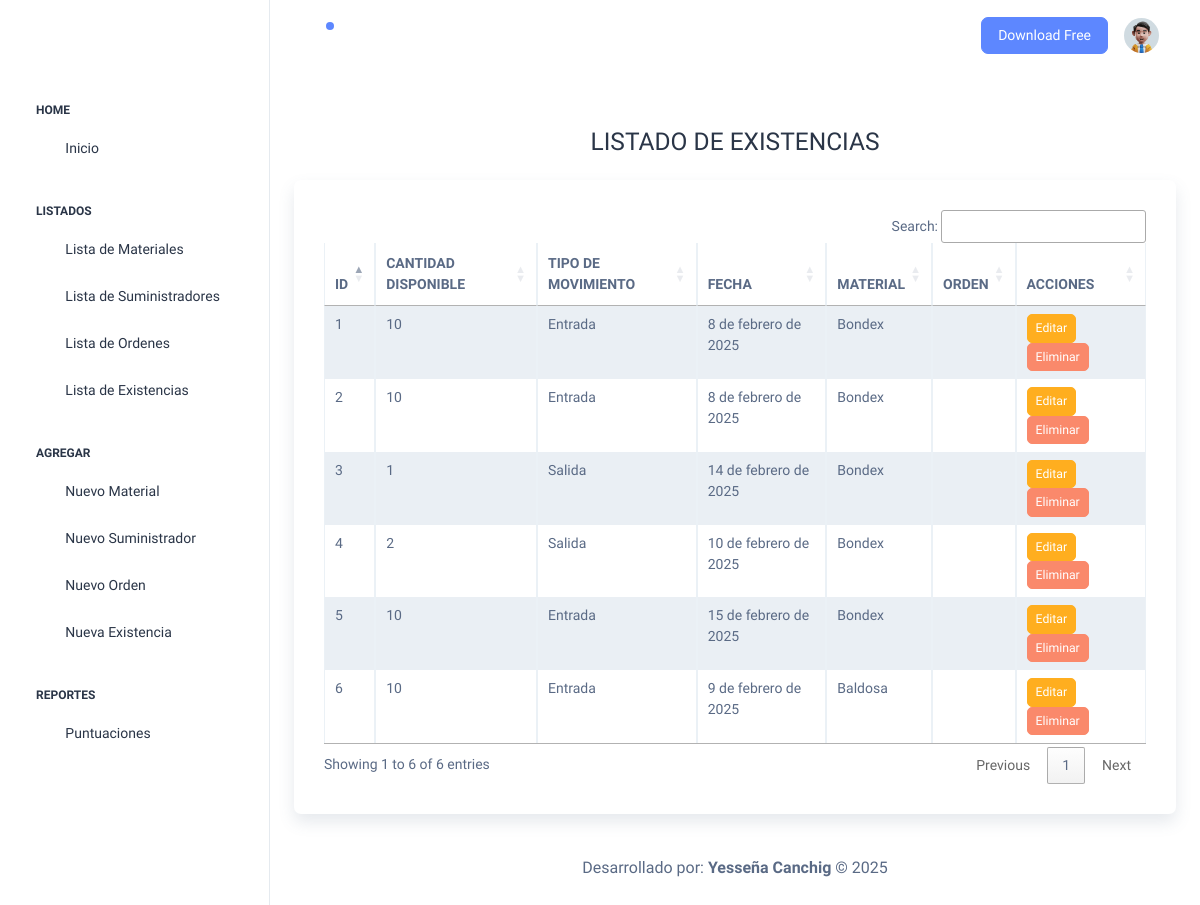
The page /listadoExistencia/ on the database as committed earlier.
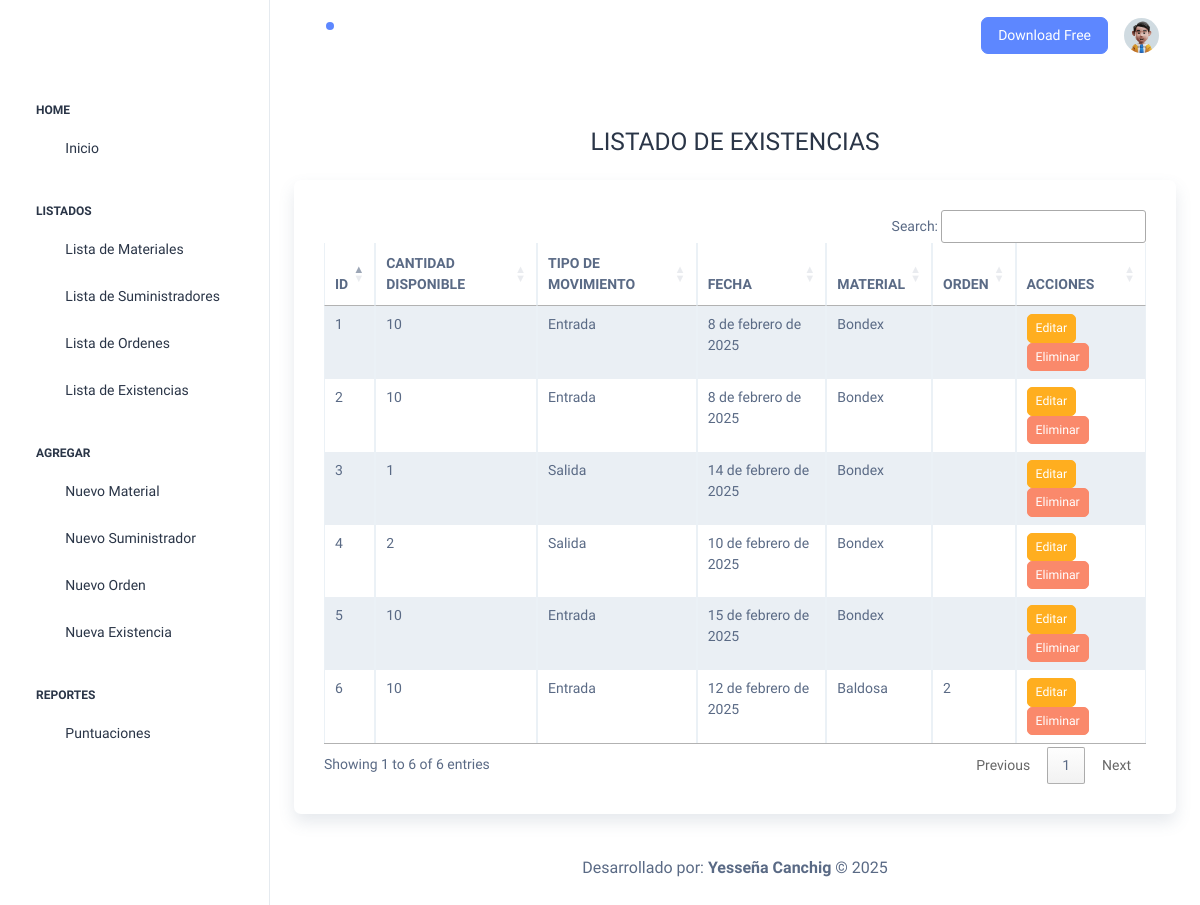
The same page on the database as committed later.
### Aplicaciones/Materiales/models.py (models this page shows)
class Existencias (models.Model):
    TIPOS_MOVIMIENTO = [
        ('Entrada', 'Entrada'),
        ('Salida', 'Salida'),
    ]
    id_exis = models.AutoField(primary_key=True)
    cant_disp = models.PositiveIntegerField()
    tipo_mov = models.CharField(max_length=20, choices=TIPOS_MOVIMIENTO, default='Entrada')
    fech_exis = models.DateField()
    material = models.ForeignKey(Materiales, on_delete=models.CASCADE,related_name='existencias', null=True, blank=True )
    orden = models.ForeignKey(Ordenes, on_delete=models.CASCADE,related_name='ordenes', null=True, blank=True )

class Materiales (models.Model):
    id_mat= models.AutoField(primary_key=True)
    nom_mat = models.CharField(max_length=100)
    tipo_mat = models.CharField(max_length=50)
    unidad_medida = models.CharField(max_length=20)
    foto_mat = models.FileField(upload_to='materiales', null=True, blank=True )
    prec_unidad = models.DecimalField(max_digits=10, decimal_places=2)
    descripcion = models.TextField()
    stock = models.PositiveIntegerField(default=0)

class Ordenes (models.Model):
    ESTADOS = [
        ('Pendiente', 'Pendiente'),
        ('Aprobada', 'Aprobada'),
        ('Recibida', 'Recibida'),
    ]
    id_ord = models.AutoField(primary_key=True)
    fecha_ord = models.DateField()
    estado = models.CharField(max_length=20, choices=ESTADOS, default='Pendiente')
    total = models.DecimalField(max_digits=10, decimal_places=2)
    suministrador = models.ForeignKey(Suministradores, on_delete=models.CASCADE,related_name='proveedores', null=True, blank=True )

### Aplicaciones/Materiales/views.py (the view)
# urls.py: path('listadoExistencia/',views.listadoExistencia, name='listadoExistencia'),
def listadoExistencia(request):
    existencia = Existencias.objects.all()
    return render(request, 'listadoExistencia.html', {'existencia': existencia})

### Aplicaciones/Materiales/templates/listadoExistencia.html (shortened to what this page needs)
{% extends "./plantilla.html" %}
{% block contenido %}
<br>
<br>
<h3 class="text-center mb-4">LISTADO DE EXISTENCIAS</h3>
<div class="card shadow">
    <div class="card-body">
        <table class="table table-bordered table-striped table-hover" id="tbl_existencias">
            <thead>
                <tr>
                    <th>ID</th>
                    <th>CANTIDAD DISPONIBLE</th>
                    <th>TIPO DE MOVIMIENTO</th>
                    <th>FECHA</th>
                    <th>MATERIAL</th>
                    <th>ORDEN</th>
                    <th>ACCIONES</th>
                </tr>
            </thead>
            <tbody>
                {% for exis in existencia %}
                <tr>
                    <td>{{ exis.id_exis }}</td>
                    <td>{{ exis.cant_disp }}</td>
                    <td>{{ exis.tipo_mov }}</td>
                    <td>{{ exis.fech_exis }}</td>
                    <td>{{ exis.material.nom_mat }}</td>
                    <td>{{ exis.orden.id_ord }}</td>
                    <td>
                        <a href="/editarExistencia/{{ exis.id_exis }}" class="btn btn-warning btn-sm me-2">Editar</a>
                        <a onclick="return confirm('¿Está seguro de eliminar esta existencia permanentemente?')" href="/eliminarExistencia/{{ exis.id_exis }}"
                        class="btn btn-danger btn-sm">Eliminar</a>
                    </td>
                </tr>
                {% endfor %}
            </tbody>
        </table>
    </div>
</div>
{% endblock %}

### Aplicaciones/Materiales/templates/plantilla.html (shortened to what this page needs)
{% load static %}
<!doctype html>
<html lang="en">
<head>
  <link rel="stylesheet" href="{% static 'src/assets/css/styles.min.css' %}" />
  <link rel="stylesheet" href="https://cdn.datatables.net/1.13.6/css/jquery.dataTables.min.css">
  <link rel="stylesheet" href="https://cdnjs.cloudflare.com/ajax/libs/bootstrap-fileinput/5.5.4/css/fileinput.min.css" />
  <link rel="stylesheet" type="text/css" href="https://cdn.datatables.net/buttons/2.4.1/css/buttons.dataTables.min.css">
  <link rel="stylesheet" href="https://cdnjs.cloudflare.com/ajax/libs/izitoast/1.4.0/css/iziToast.min.css" />
</head>
<body>
  <div class="page-wrapper" id="main-wrapper" data-layout="vertical" data-navbarbg="skin6" data-sidebartype="full"
    data-sidebar-position="fixed" data-header-position="fixed">
    <aside class="left-sidebar">
      <div>
        <div class="brand-logo d-flex align-items-center justify-content-between">
        </div>
        <nav class="sidebar-nav scroll-sidebar" data-simplebar="">
          <ul id="sidebarnav">
            <li class="nav-small-cap">
              <span class="hide-menu">Home</span>
            </li>
            <li class="sidebar-item">
              <a class="sidebar-link" href="/inicio.html/" aria-expanded="false">
                <span>
                  <i class="ti ti-layout-dashboard"></i>
                </span>
                <span class="hide-menu">Inicio</span>
              </a>
            </li>
            <li class="nav-small-cap">
              <span class="hide-menu">LISTADOS</span>
            </li>
            <li class="sidebar-item">
              <a class="sidebar-link" href="/listadoMaterial/" aria-expanded="false">
                <span>
                  <i class="ti ti-article"></i>
                </span>
                <span class="hide-menu">Lista de Materiales</span>
              </a>
            </li>
            <li class="sidebar-item">
                <a class="sidebar-link" href="/listadoSuministrador/" aria-expanded="false">
                  <span>
                    <i class="ti ti-article"></i>
                  </span>
                  <span class="hide-menu">Lista de Suministradores</span>
                </a>
            </li>
            <li class="sidebar-item">
              <a class="sidebar-link" href="/listadoOrden/" aria-expanded="false">
                <span>
                  <i class="ti ti-article"></i>
                </span>
                <span class="hide-menu">Lista de Ordenes</span>
              </a>
            </li>
            <li class="sidebar-item">
              <a class="sidebar-link" href="/listadoExistencia/" aria-expanded="false">
                <span>
                  <i class="ti ti-article"></i>
                </span>
                <span class="hide-menu">Lista de Existencias</span>
              </a>
            </li>
            <li class="nav-small-cap">
                <span class="hide-menu">AGREGAR</span>
              </li>
            <li class="sidebar-item">
              <a class="sidebar-link" href="/nuevoMaterial/" aria-expanded="false">
                <span>
                  <i class="ti ti-alert-circle"></i>
                </span>
                <span class="hide-menu">Nuevo Material</span>
              </a>
            </li>
            <li class="sidebar-item">
                <a class="sidebar-link" href="/nuevoSuministrador/" aria-expanded="false">
                  <span>
                    <i class="ti ti-alert-circle"></i>
                  </span>
                  <span class="hide-menu">Nuevo Suministrador</span>
                </a>
            </li>
            <li class="sidebar-item">
              <a class="sidebar-link" href="/nuevoOrden/" aria-expanded="false">
                <span>
                  <i class="ti ti-alert-circle"></i>
                </span>
                <span class="hide-menu">Nuevo Orden</span>
              </a>
          </li>
            <li class="sidebar-item">
              <a class="sidebar-link" href="/nuevoExistencia/" aria-expanded="false">
                <span>
                  <i class="ti ti-alert-circle"></i>
                </span>
                <span class="hide-menu">Nueva Existencia</span>
              </a>
          </li>
              <li class="nav-small-cap">
                <span class="hide-menu">REPORTES</span>
              </li>
              <li class="sidebar-item">
                <a class="sidebar-link" href="/reporteRobot/" aria-expanded="false">
                  <span>
                    <i class="ti ti-alert-circle"></i>
                  </span>
                  <span class="hide-menu">Puntuaciones</span>
                </a>
              </li>
            <li class="sidebar-item">
            <li class="nav-small-cap">
              <span class="hide-menu">AUTH</span>
            </li>
          </ul>
        </nav>
      </div>
    </aside>
    <div class="body-wrapper">
      <header class="app-header">
        <nav class="navbar navbar-expand-lg navbar-light">
          <ul class="navbar-nav">
            <li class="nav-item">
              <a class="nav-link nav-icon-hover" href="javascript:void(0)">
                <i class="ti ti-bell-ringing"></i>
                <div class="notification bg-primary rounded-circle"></div>
              </a>
            </li>
          </ul>
          <div class="navbar-collapse justify-content-end px-0" id="navbarNav">
            <ul class="navbar-nav flex-row ms-auto align-items-center justify-content-end">
              <a href="https://adminmart.com/product/modernize-free-bootstrap-admin-dashboard/" target="_blank" class="btn btn-primary">Download Free</a>
              <li class="nav-item dropdown">
                <a class="nav-link nav-icon-hover" href="javascript:void(0)" id="drop2" data-bs-toggle="dropdown"
                  aria-expanded="false">
                  <img src="../assets/images/profile/user-1.jpg" alt="" width="35" height="35" class="rounded-circle">
                </a>
              </li>
            </ul>
          </div>
        </nav>
      </header>
      <div class="container-fluid">
        {% block contenido %}{% endblock %}
        <div class="py-6 px-6 text-center">
          <p class="mb-0 fs-4">Desarrollado por: <b>Yesseña Canchig</b> &copy; 2025</p>
        </div>
      </div>
    </div>
</body>
</html>

Rows that differ between the two databases and show on the page:
changed Existencias "Baldosa": fech_exis "9 de febrero de 2025" → "12 de febrero de 2025"; orden.id_ord (not shown) → "2"
